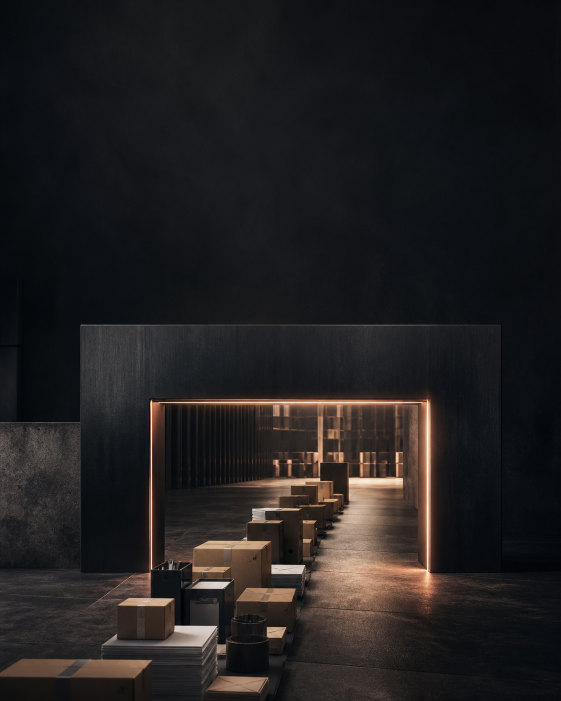
#> input picture output/2026-08-13_usn-nds-20m/_source/scene01.png, 1122 x 1402 px (shown at 1/2 size); its folder holds 4 pictures in this run
$ python render_slides.py
#> lines starting #> are read from the running program, lines starting #| are printed output that depends on the picture
from pathlib import Path
from PIL import Image, ImageDraw, ImageEnhance, ImageFilter, ImageFont


ROOT = Path(__file__).resolve().parents[1]
SRC = ROOT / "_source"

W, H = 1080, 1350
SAFE = 74

BG = (10, 12, 14)
WHITE = (242, 239, 231)
SOFT = (176, 183, 187)
MUTED = (125, 133, 139)
COPPER = (213, 126, 61)
AMBER = (235, 160, 76)
LINE = (101, 68, 46)

FONT_HEAD = "/System/Library/Fonts/Supplemental/DIN Condensed Bold.ttf"
FONT_BLACK = "/System/Library/Fonts/Supplemental/Arial Black.ttf"
FONT_BOLD = "/System/Library/Fonts/Supplemental/Arial Bold.ttf"
FONT_REG = "/System/Library/Fonts/Supplemental/Arial.ttf"


def f(path, size):
    return ImageFont.truetype(path, size=size)


def cover(im):
    im = im.convert("RGB")
#> im is the input picture: PIL image 1122x1402 RGB; mean R, G, B 34.1, 31.6, 31.8
    scale = max(W / im.width, H / im.height)
#> scale = 0.963
    nw, nh = round(im.width * scale), round(im.height * scale)
#> nw = 1080; nh = 1350
    im = im.resize((nw, nh), Image.Resampling.LANCZOS)
#> im: PIL image 1080x1350 RGB
    left = (nw - W) // 2
#> left = 0
    top = (nh - H) // 2
#> top = 0
    return im.crop((left, top, left + W, top + H))


def base_scene(index, top_dark=0.68, bottom_dark=0.16):
    im = cover(Image.open(SRC / f"scene{index:02d}.png"))
    im = ImageEnhance.Color(im).enhance(0.72)
    im = ImageEnhance.Contrast(im).enhance(1.08)
    im = ImageEnhance.Brightness(im).enhance(0.88)
    rgba = im.convert("RGBA")

    shade = Image.new("RGBA", (W, H), (0, 0, 0, 0))
#> shade: PIL image 1080x1350 RGBA; every value is 0
    sd = ImageDraw.Draw(shade)
    for y in range(H):
        top_alpha = int(255 * top_dark * max(0, 1 - y / 630))
        bottom_alpha = int(255 * bottom_dark * max(0, (y - 1060) / 290))
        side = int(42 * abs((y / H) - 0.5))
        alpha = min(230, top_alpha + bottom_alpha + side)
        sd.line((0, y, W, y), fill=(3, 5, 6, alpha))
    rgba = Image.alpha_composite(rgba, shade)

    vignette = Image.new("L", (W, H), 0)
#> vignette: PIL image 1080x1350 L; every value is 0
    vd = ImageDraw.Draw(vignette)
    for i in range(120):
        a = int(105 * (1 - i / 120) ** 2)
        vd.rectangle((i, i, W - i - 1, H - i - 1), outline=a)
    black = Image.new("RGBA", (W, H), (0, 0, 0, 0))
    black.putalpha(vignette)
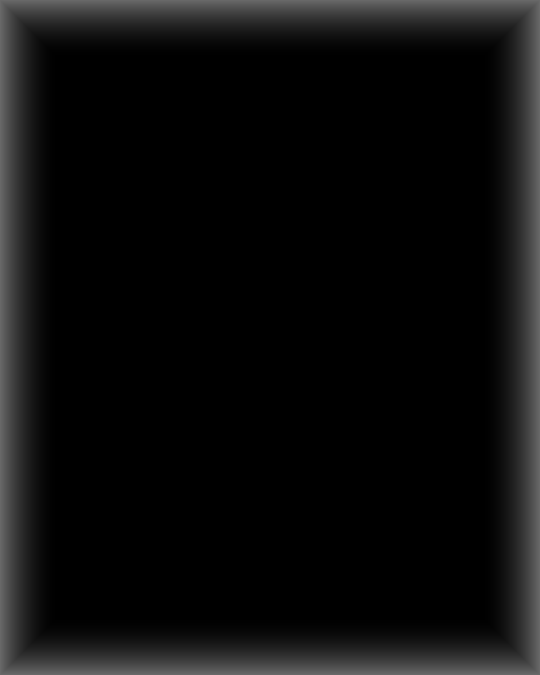
#> vignette: PIL image 1080x1350 L (shown at 1/2 size); min 0, max 105, mean 13.3
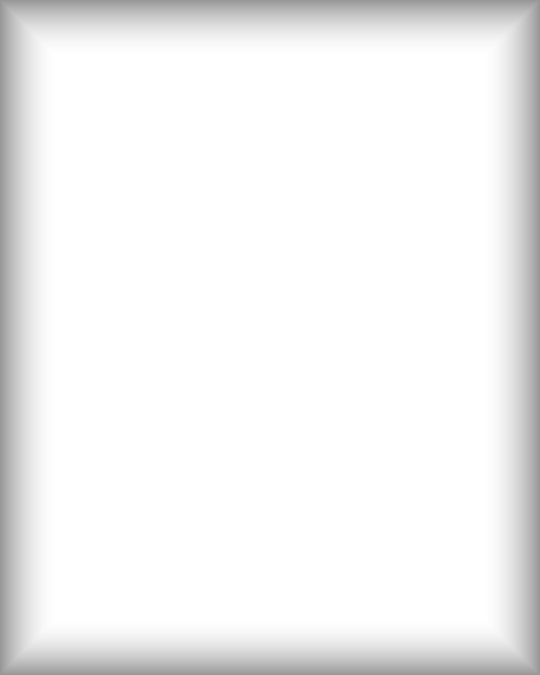
#> black: PIL image 1080x1350 RGBA (shown at 1/2 size); mean R, G, B, A 0, 0, 0, 13.3; transparent parts drawn white
    return Image.alpha_composite(rgba, black)


def txt(draw, xy, value, font, fill=WHITE, anchor="la", spacing=4, stroke=0):
    draw.multiline_text(
        xy, value, font=font, fill=fill, anchor=anchor,
        spacing=spacing, stroke_width=stroke, stroke_fill=(0, 0, 0, 170)
    )


def fit_font(draw, value, path, max_size, max_width, min_size=20):
#> called with value = '20 МЛН РУБ.', max_size = 112, max_width = 932, min_size = 20
    size = max_size
    while size > min_size:
        font = f(path, size)
        box = draw.textbbox((0, 0), value, font=font)
        if box[2] - box[0] <= max_width:
            return font
        size -= 1
    return f(path, min_size)


def panel(draw, box, radius=22, fill=(8, 11, 13, 218), outline=(119, 78, 48, 185), width=2):
    draw.rounded_rectangle(box, radius=radius, fill=fill, outline=outline, width=width)


def pill(draw, xy, value, width=None, accent=False, font_size=23):
    font = f(FONT_BOLD, font_size)
    box = draw.textbbox((0, 0), value, font=font)
    tw, th = box[2] - box[0], box[3] - box[1]
    pw = width or tw + 30
    ph = th + 22
    x, y = xy
    fill = (173, 92, 42, 222) if accent else (17, 21, 24, 224)
    outline = (229, 150, 77, 210) if accent else (105, 112, 117, 145)
    draw.rounded_rectangle((x, y, x + pw, y + ph), radius=ph // 2, fill=fill, outline=outline, width=1)
    draw.text((x + pw / 2, y + ph / 2 - 1), value, font=font, fill=WHITE, anchor="mm")
    return pw, ph


def header(draw, index, category="ФИНАНСЫ • НАЛОГИ"):
    draw.rounded_rectangle((SAFE, 44, SAFE + 13, 57), radius=6, fill=COPPER)
    draw.text((SAFE + 28, 52), category, font=f(FONT_BOLD, 22), fill=SOFT, anchor="lm")
    draw.text((W - SAFE, 52), f"{index:02d} / 08", font=f(FONT_BOLD, 21), fill=MUTED, anchor="rm")


def footer(draw, source=None):
    y = 1310
    draw.line((SAFE, y - 20, W - SAFE, y - 20), fill=(83, 72, 64, 130), width=1)
    draw.text((SAFE, y), "@hasbulla_gubdenskiy", font=f(FONT_BOLD, 19), fill=SOFT, anchor="lm")
    if source:
        draw.text((W - SAFE, y), source, font=f(FONT_REG, 18), fill=MUTED, anchor="rm")


def save(im, index):
#> called with index = 1
    out = ROOT / f"{index:02d}.jpg"
    im.convert("RGB").save(out, "JPEG", quality=95, subsampling=0, optimize=True)
#> im: PIL image 1080x1350 RGBA


# [15 lines left out: function contact_sheet, not called in this run]


def slide1():
    im = base_scene(1, top_dark=0.78, bottom_dark=0.11)
    d = ImageDraw.Draw(im)
    header(d, 1)
    txt(d, (SAFE, 115), "20 МЛН РУБ.", fit_font(d, "20 МЛН РУБ.", FONT_BLACK, 112, W - 2 * SAFE), fill=COPPER, spacing=0)
    txt(d, (SAFE, 258), "И БИЗНЕС УЖЕ", fit_font(d, "И БИЗНЕС УЖЕ", FONT_HEAD, 83, W - 2 * SAFE), fill=WHITE)
    txt(d, (SAFE, 342), "С НДС", f(FONT_HEAD, 98), fill=WHITE)
    panel(d, (SAFE, 450, 820, 536), radius=18, fill=(10, 13, 15, 220), outline=(124, 83, 52, 145), width=1)
    txt(d, (SAFE + 24, 493), "Что собственнику на УСН нужно\nпересчитать в 2026 году", f(FONT_BOLD, 27), fill=(224, 221, 214), anchor="lm", spacing=6)
    d.line((SAFE, 562, SAFE + 150, 562), fill=COPPER, width=5)
    footer(d, "ФНС • 2026")
    save(im, 1)


def slide2():
    im = base_scene(2, top_dark=0.72, bottom_dark=0.08)
#> call 2 of base_scene, with index = 2, top_dark = 0.72, bottom_dark = 0.08
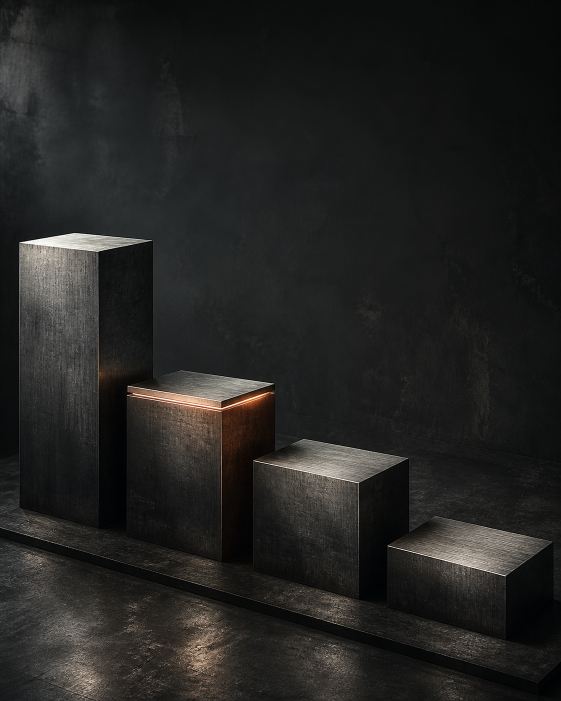
#> input picture output/2026-08-13_usn-nds-20m/_source/scene02.png, 1122 x 1402 px (shown at 1/2 size)
#> in cover, im is the input picture: PIL image 1122x1402 RGB; mean R, G, B 35.2, 34.8, 33.3
    d = ImageDraw.Draw(im)
    header(d, 2)
    txt(d, (SAFE, 105), "ПОРОГ СНИЗИЛСЯ", f(FONT_HEAD, 71), fill=WHITE)
    txt(d, (SAFE, 177), "ВТРОЕ", f(FONT_BLACK, 96), fill=COPPER)
    labels = [
        (66, 462, "2025", "60 МЛН РУБ.", False),
        (285, 664, "2026", "20 МЛН РУБ.", True),
        (540, 815, "2027", "15 МЛН РУБ.", False),
        (800, 952, "2028", "10 МЛН РУБ.", False),
    ]
    for x, y, year, amount, active in labels:
        box_w = 222
        panel(d, (x, y, x + box_w, y + 112), radius=18,
              fill=(22, 18, 15, 228) if active else (9, 12, 14, 220),
              outline=(224, 137, 67, 220) if active else (102, 104, 104, 135), width=2)
        txt(d, (x + 16, y + 27), year, f(FONT_BOLD, 21), fill=COPPER if active else SOFT)
        txt(d, (x + 16, y + 65), amount, fit_font(d, amount, FONT_BOLD, 31, box_w - 32), fill=WHITE)
    panel(d, (SAFE, 1124, W - SAFE, 1232), radius=20, fill=(8, 11, 13, 226), outline=(115, 78, 50, 145), width=1)
    txt(d, (W / 2, 1175), "Порог освобождения от НДС при УСН\nснижается поэтапно", f(FONT_BOLD, 27), fill=(225, 222, 215), anchor="mm", spacing=7)
    footer(d, "Источник: ФНС России")
    save(im, 2)


def slide3():
    im = base_scene(3, top_dark=0.76, bottom_dark=0.09)
#> call 3 of base_scene, with index = 3, top_dark = 0.76, bottom_dark = 0.09
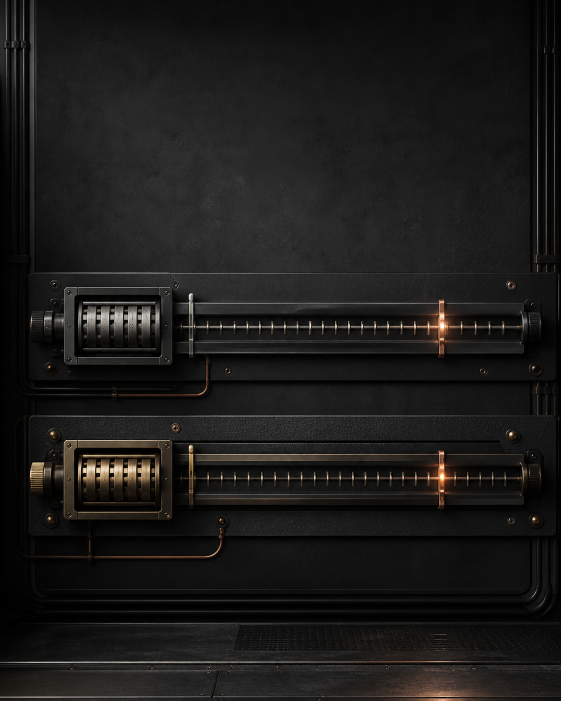
#> input picture output/2026-08-13_usn-nds-20m/_source/scene03.png, 1122 x 1402 px (shown at 1/2 size)
#> in cover, im is the input picture: PIL image 1122x1402 RGB; mean R, G, B 27.4, 26.2, 25.2
    d = ImageDraw.Draw(im)
    header(d, 3)
    txt(d, (SAFE, 105), "ПРОВЕРЯЮТ", f(FONT_HEAD, 73), fill=WHITE)
    txt(d, (SAFE, 176), "ДВА ПЕРИОДА", f(FONT_HEAD, 79), fill=COPPER)
    txt(d, (SAFE, 272), "Обязанность может запустить любой из двух счётчиков", f(FONT_BOLD, 28), fill=SOFT)
    panel(d, (SAFE, 414, 680, 638), radius=22, fill=(8, 11, 13, 226), outline=(104, 108, 110, 150), width=2)
    pill(d, (SAFE + 22, 435), "ДОХОД ЗА 2025")
#> in pill, `box = draw.textbbox((0, 0), value, font=font)`: box = (0, 5, 192, 26)
#> in pill, `tw, th = box[2] - box[0], box[3] - box[1]`: tw = 192; th = 21
#> in pill, `pw = width or tw + 30`: pw = 222
#> in pill, `ph = th + 22`: ph = 43
    txt(d, (SAFE + 22, 504), "> 20 МЛН РУБ.", fit_font(d, "> 20 МЛН РУБ.", FONT_BLACK, 46, 555), fill=WHITE)
    txt(d, (SAFE + 22, 574), "НДС с 01.01.2026", f(FONT_BOLD, 29), fill=COPPER)
    panel(d, (SAFE, 759, 795, 1008), radius=22, fill=(8, 11, 13, 228), outline=(203, 120, 58, 180), width=2)
    pill(d, (SAFE + 22, 781), "ДОХОД С НАЧАЛА 2026", accent=True)
    txt(d, (SAFE + 22, 850), "> 20 МЛН РУБ.", fit_font(d, "> 20 МЛН РУБ.", FONT_BLACK, 46, 665), fill=WHITE)
    txt(d, (SAFE + 22, 918), "НДС с 1-го числа", f(FONT_BOLD, 29), fill=COPPER)
    txt(d, (SAFE + 22, 957), "следующего месяца", f(FONT_BOLD, 27), fill=WHITE)
    panel(d, (SAFE, 1084, W - SAFE, 1228), radius=20, fill=(8, 11, 13, 226), outline=(112, 78, 51, 145), width=1)
    txt(d, (W / 2, 1155), "Проверять нужно и прошлый год,\nи накопленный доход текущего", f(FONT_BOLD, 27), fill=(228, 225, 218), anchor="mm", spacing=7)
    footer(d, "Источник: ФНС России")
    save(im, 3)


def slide4():
    im = base_scene(4, top_dark=0.73, bottom_dark=0.10)
#> call 4 of base_scene, with index = 4, top_dark = 0.73, bottom_dark = 0.1
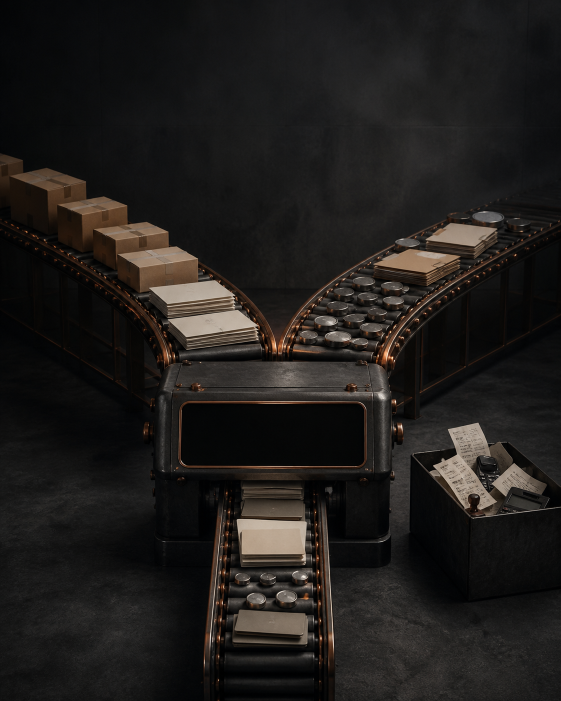
#> input picture output/2026-08-13_usn-nds-20m/_source/scene04.png, 1122 x 1402 px (shown at 1/2 size)
#> in cover, im is the input picture: PIL image 1122x1402 RGB; mean R, G, B 31.7, 29.1, 27.1
    # Blur generated pseudo-writing on the expense receipts before layout.
    crop = im.crop((780, 790, 1080, 1115)).filter(ImageFilter.GaussianBlur(3.5))
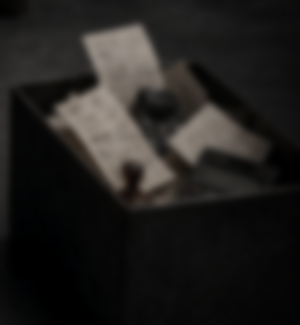
#> crop: PIL image 300x325 RGBA; mean R, G, B, A 33.1, 31.5, 29.6, 255
    im.paste(crop, (780, 790))
#> im: PIL image 1080x1350 RGBA
    d = ImageDraw.Draw(im)
    header(d, 4)
    txt(d, (SAFE, 105), "ПОРОГ — НЕ ОСТАТОК", f(FONT_HEAD, 68), fill=WHITE)
    txt(d, (SAFE, 173), "НА СЧЁТЕ", f(FONT_HEAD, 81), fill=COPPER)
    pill(d, (88, 485), "РЕАЛИЗАЦИЯ", width=255)
    pill(d, (716, 485), "ВНЕРЕАЛИЗАЦИОННЫЕ", width=300, font_size=18)
    panel(d, (338, 712, 742, 832), radius=18, fill=(8, 11, 13, 222), outline=(224, 135, 65, 210), width=2)
    txt(d, (540, 752), "ПОРОГ", f(FONT_BOLD, 22), fill=SOFT, anchor="ma")
    txt(d, (540, 781), "20 МЛН РУБ.", fit_font(d, "20 МЛН РУБ.", FONT_BLACK, 43, 365), fill=WHITE, anchor="ma")
    panel(d, (SAFE, 1024, W - SAFE, 1198), radius=22, fill=(9, 12, 14, 230), outline=(118, 81, 52, 160), width=2)
    txt(d, (SAFE + 28, 1068), "Считаются доходы по правилам УСН:", f(FONT_BOLD, 27), fill=SOFT)
    txt(d, (SAFE + 28, 1114), "реализация + внереализационные доходы", fit_font(d, "реализация + внереализационные доходы", FONT_BOLD, 31, W - 2 * SAFE - 56), fill=WHITE)
    txt(d, (SAFE + 28, 1162), "Расходы порог не уменьшают", f(FONT_BOLD, 28), fill=COPPER)
    footer(d, "Источник: ФНС России")
    save(im, 4)
#> call 4 of save, with index = 4
#> in save (call 4), `im.convert("RGB").save(out, "JPEG", quality=95, subsampling=0, optimiz..`:
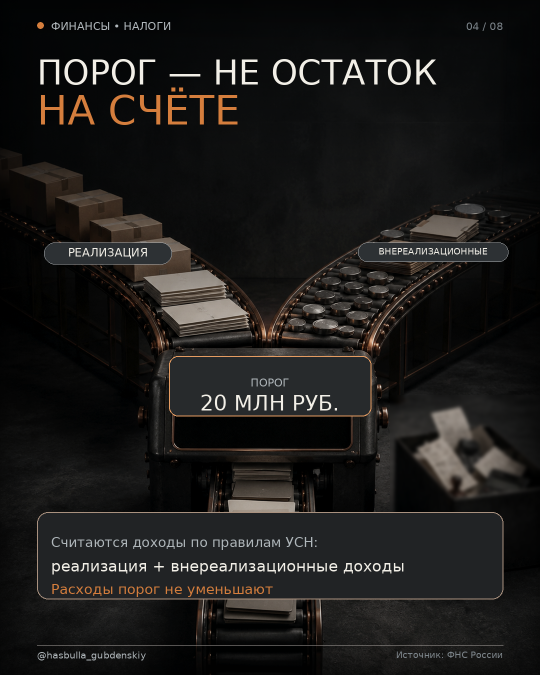
#> im: PIL image 1080x1350 RGBA (shown at 1/2 size); mean R, G, B, A 24, 22.9, 21.7, 250.5; transparent parts drawn white


def slide5():
    im = base_scene(5, top_dark=0.78, bottom_dark=0.12)
    d = ImageDraw.Draw(im)
    header(d, 5)
    txt(d, (SAFE, 104), "МЕНЬШАЯ СТАВКА", f(FONT_HEAD, 70), fill=WHITE)
    txt(d, (SAFE, 174), "НЕ ВСЕГДА ВЫГОДНЕЕ", fit_font(d, "НЕ ВСЕГДА ВЫГОДНЕЕ", FONT_HEAD, 75, W - 2 * SAFE), fill=COPPER)
    panel(d, (72, 620, 512, 790), radius=22, fill=(7, 10, 12, 225), outline=(112, 117, 120, 150), width=2)
    txt(d, (292, 663), "22 / 10 / 0%", f(FONT_BLACK, 44), fill=WHITE, anchor="ma")
    txt(d, (292, 728), "С ВЫЧЕТАМИ", f(FONT_BOLD, 25), fill=SOFT, anchor="ma")
    panel(d, (568, 620, 1008, 790), radius=22, fill=(16, 12, 10, 228), outline=(224, 137, 68, 210), width=2)
    txt(d, (788, 663), "5 / 7%", f(FONT_BLACK, 51), fill=COPPER, anchor="ma")
    txt(d, (788, 727), "БЕЗ ВЫЧЕТА ВХОДНОГО НДС", fit_font(d, "БЕЗ ВЫЧЕТА ВХОДНОГО НДС", FONT_BOLD, 24, 396), fill=WHITE, anchor="ma")
    panel(d, (SAFE, 1052, W - SAFE, 1224), radius=22, fill=(8, 11, 13, 232), outline=(124, 83, 51, 175), width=2)
    txt(d, (W / 2, 1102), "Считать нужно итог,", f(FONT_BLACK, 35), fill=WHITE, anchor="ma")
    txt(d, (W / 2, 1150), "а не выбирать меньшую цифру", f(FONT_BOLD, 30), fill=COPPER, anchor="ma")
    txt(d, (W / 2, 1192), "ФНС: сравнивать структуру затрат и покупателей", f(FONT_REG, 22), fill=SOFT, anchor="ma")
    footer(d, "Источник: ФНС России")
    save(im, 5)


# [61 lines left out: functions slide6, slide7, slide8, not called in this run]


def main():
    slide1()
    slide2()
    slide3()
    slide4()
    slide5()
    slide6()
    slide7()
    slide8()
    contact_sheet()


if __name__ == "__main__":
#> (the run stopped early here; a loop or call above may not have finished)
